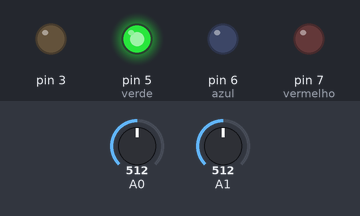
A sketch run on a simulated Arduino Uno, built with avr-gcc and run on an emulated ATmega328P. Parts: output pins drawn as LEDs (lit = HIGH). The test bench sets the inputs (shaded band); at power-on: A1 = 512, A0 = 512.

Above: at 1.2 s.
1.3 s: A1 set to 785
2.8 s: A1 set to 807
At 3.1 s:
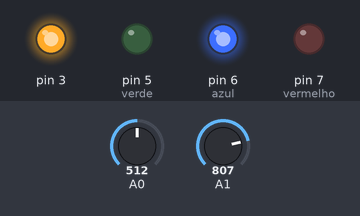
At 4.7 s:
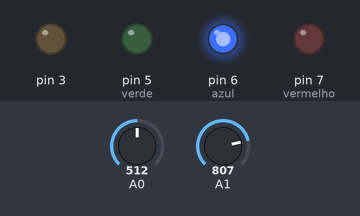
Timing chart, 0 to 6.2 s (numbered marks = the images above; inputs shaded):
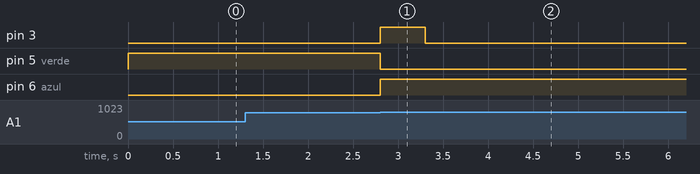

Measured:
- the behaviour switches between 800 and 801 on A1 (found by bisection; images 0 and 1)
- after the input at 1.3 s, every drawn part: stays the same
- after the input at 2.8 s, pin 3: LOW → HIGH at once, → LOW 0.50 s later; pin 5 (verde): HIGH → LOW at once; pin 6 (azul): LOW → HIGH at once

The sketch:

horta1.ino
```cpp
bool leituraAnterior;
int luminosidade;
int umidade;

void setup() {

  //Higrometro
  pinMode(A1, INPUT);

  //LDR
  pinMode(A0, INPUT);

  //Solenoid
  pinMode(3, OUTPUT);

  //LEDs
  pinMode(7, OUTPUT);  //vermelho
  pinMode(6, OUTPUT);  //azul
  pinMode(5, OUTPUT);  //verde
}

void loop() {
  luminosidade = analogRead(A0);
  umidade = analogRead(A1);

   if (luminosidade <= 200 && umidade >= 801){
     //Sol fote luminosidade 0 - 200 e solo seco 801 - 1023
     digitalWrite(7, HIGH);
     digitalWrite(5, LOW);
  } if (luminosidade >= 201 && luminosidade <= 800){
     if (umidade >= 501 && umidade <= 800) {
     //Sol moderado 201 - 800 e solo normal 501 - 800
     digitalWrite(7, LOW);
     digitalWrite(5, HIGH);  }
  }
  if (luminosidade >= 201 && luminosidade <= 800) {
      if (umidade >= 801){
         //Sol moderado 201 - 800 e solo seco 801 - 1023
         digitalWrite(5, LOW);
         digitalWrite(6, HIGH);
         while (umidade >= 650 ) {
            digitalWrite(3, HIGH);
            delay(500);
            digitalWrite(3, LOW);

            delay(10000);
            }
         digitalWrite(6, LOW);
         digitalWrite(5, HIGH);
      }
    }

};
```
